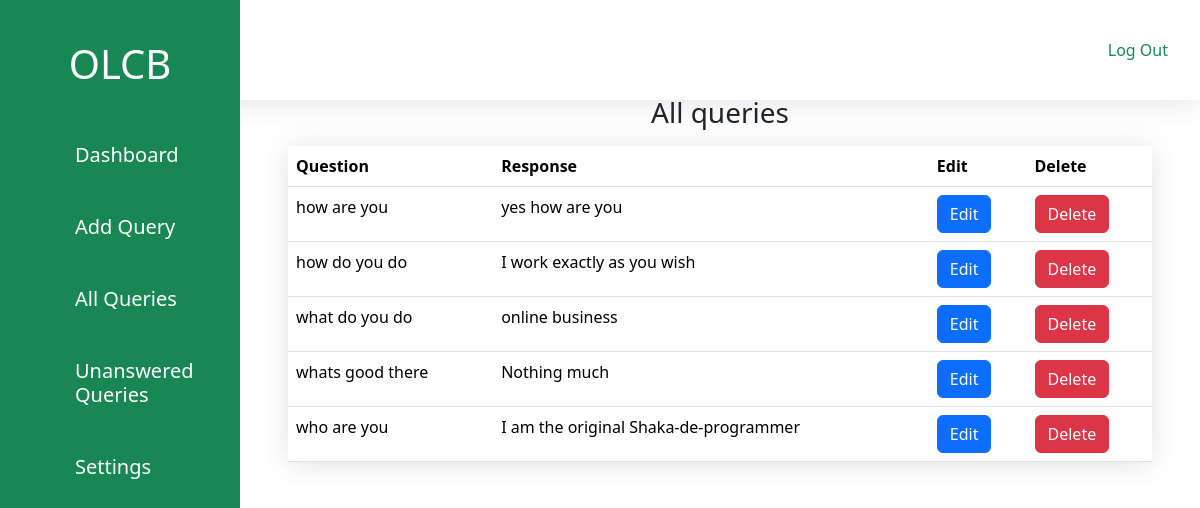
Page /chatBot/admin/index.php?id=all_queries on the committed database.
### tables this page shows
CREATE TABLE `question` (
  `question_id` int(11) NOT NULL,
  `question` text NOT NULL,
  `keyword1` varchar(100) NOT NULL,
  `keyword2` varchar(100) NOT NULL,
  `keyword3` varchar(100) NOT NULL
);

### chatBot/admin/index.php (the view, shortened to what this page needs)
<?php
$connection = mysqli_connect(DB_HOST, DB_USER, DB_PASSWORD, DB_NAME);
$id = $_REQUEST['id'] ?? 'dashboard';
?>
<!DOCTYPE html>
<html>
<head>
    <link rel="stylesheet" type="text/css" href="style.css">
    <link href="https://cdn.jsdelivr.net/npm/bootstrap@5.3.1/dist/css/bootstrap.min.css" rel="stylesheet"
>
</head>
<body class="">
    <div class="sidenav position-fixed bg-success">
        <a href="index.php" class="nav-link">
            <h1 class="text-center">OLCB</h1>
        </a>
        <ul>
            <li id="left" class="<?php if ('dashboard' == $id) {
                echo " active";
            } ?>">
                <a href="index.php?id=dashboard" class="nav-link">
                    <h5>Dashboard</h5>
                </a>
            </li>
            <li class="<?php if ('add_question' == $id) {
                echo "active";
            } ?>">
                <a href="index.php?id=add_query" class="nav-link">
                    <h5>Add Query</h5>
                </a>
            </li>
            <li class="<?php if ('all_queries' == $id) {
                echo "active";
            } ?>">
                <a href="index.php?id=all_queries" class="nav-link">
                    <h5>All Queries</h5>
                </a>
            </li>
            <li class="<?php if ('unanswered_queries' == $id) {
                echo "active";
            } ?>">
                <a href="index.php?id=unanswered_queries" class="nav-link">
                    <h5>Unanswered Queries</h5>
                </a>
            </li>
            <li class="<?php if ('settings' == $id) {
                echo "active";
            } ?>">
                <a href="index.php?id=settings" class="nav-link">
                    <h5>Settings</h5>
                </a>
            </li>
        </ul>
    </div>
    <section class="main">
        <div class="topbar">
            <div class="topbar_profile">
                <a href="logout.php" class="text-success">Log Out</a>
            </div>
        </div>
        <div class="container p-5  mt-5">
            <?php if ('all_queries' == $id) {
                ?>
                <h3 class="text-center">All queries</h3>
                <table class="table  mt-3 al-card">
                    <thead>
                        <th>Question</th>
                        <th>Response</th>
                        <th>Edit</th>
                        <th>Delete</th>
                    </thead>
                    <?php
                    $get_questions = "SELECT DISTINCT response.response, question.question, question.question_id
                    FROM question
                    INNER JOIN response ON question.keyword1 = response.keyword1
                                       AND question.keyword2 = response.keyword2
                                       AND question.keyword3 = response.keyword3;";
                    $stmt = mysqli_query($connection, $get_questions);
                    while ($question = mysqli_fetch_assoc($stmt)) {
                        ?>
                        <tbody>
                            <tr>
                                <td>
                                    <?php printf("%s", $question['question']) ?>
                                </td>
                                <td>
                                    <?php printf("%s", $question['response']) ?>
                                </td>
                                <td>
                                    <a href="index.php?action=edit_query&id=<?= $question['question_id']; ?>"
                                        class="btn btn-primary">Edit</a>
                                </td>
                                <td>
                                    <form action="code.php" method="POST">
                                        <button type="submit" name="deleteQuery" class="btn btn-danger">Delete</button>
                                    </form>
                                </td>
                            </tr>
                        </tbody>
                        <?php
                    }
                    ?>
                </table>
            <?php } ?>
        </div>
    </section>
</body>
</html>

### chatBot/admin/style.css (style rules this page uses)
*, *::before, *::after { margin: 0; padding: 0; -webkit-box-sizing: border-box; box-sizing: border-box; }
body { font-family: "Raleway", sans-serif; }
a { text-decoration: none !important; }
.sidenav { background: #3a944f; height: 100vh; color: white; float: left; width: 20%; position: fixed; top: 0; overflow-y: auto; left: 0; bottom: 0; padding: 40px 20px 20px 20px; z-index: 999; }
.sidenav ul { list-style: none; margin-top: 20px; margin-left: 15%; padding: 10px; }
.sidenav ul li { padding: 15px; margin-top: 10px; }
.main { height: 100vh; margin-left: 20%; }
.main .topbar { background:white; box-shadow: 2px 3px 15px rgb(235, 231, 231); }
.main .topbar { position: fixed; width: 100%; top: 0; left: 0; padding-left: 300px; right: 0; z-index: 888; -webkit-box-shadow: 0 0.15rem 1.75rem 0 rgba(58, 59, 69, 0.15); box-shadow: 0 0.15rem 1.75rem 0 rgba(58, 59, 69, 0.15); background-color: #fff; }
.topbar_profile { height: 12.5vh; float: right; padding-right: 10px; display: -webkit-box; display: -ms-flexbox; display: flex; -webkit-box-orient: horizontal; -webkit-box-direction: normal; -ms-flex-direction: row; flex-direction: row; -webkit-box-align: center; -ms-flex-align: center; align-items: center; padding: 2rem; }
.al-card { border: none; padding: 5rem 3rem; -webkit-box-shadow: 0 0.15rem 1.75rem 0 rgba(58, 59, 69, 0.15); box-shadow: 0 0.15rem 1.75rem 0 rgba(58, 59, 69, 0.15); margin: 5rem auto; }

### rows in the picture
question: question "how are you", response "yes how are you"
question: question "how do you do", response "I work exactly as you wish"
question: question "what do you do", response "online business"
question: question "whats good there", response "Nothing much"
question: question "who are you", response "I am the original Shaka-de-programmer"
